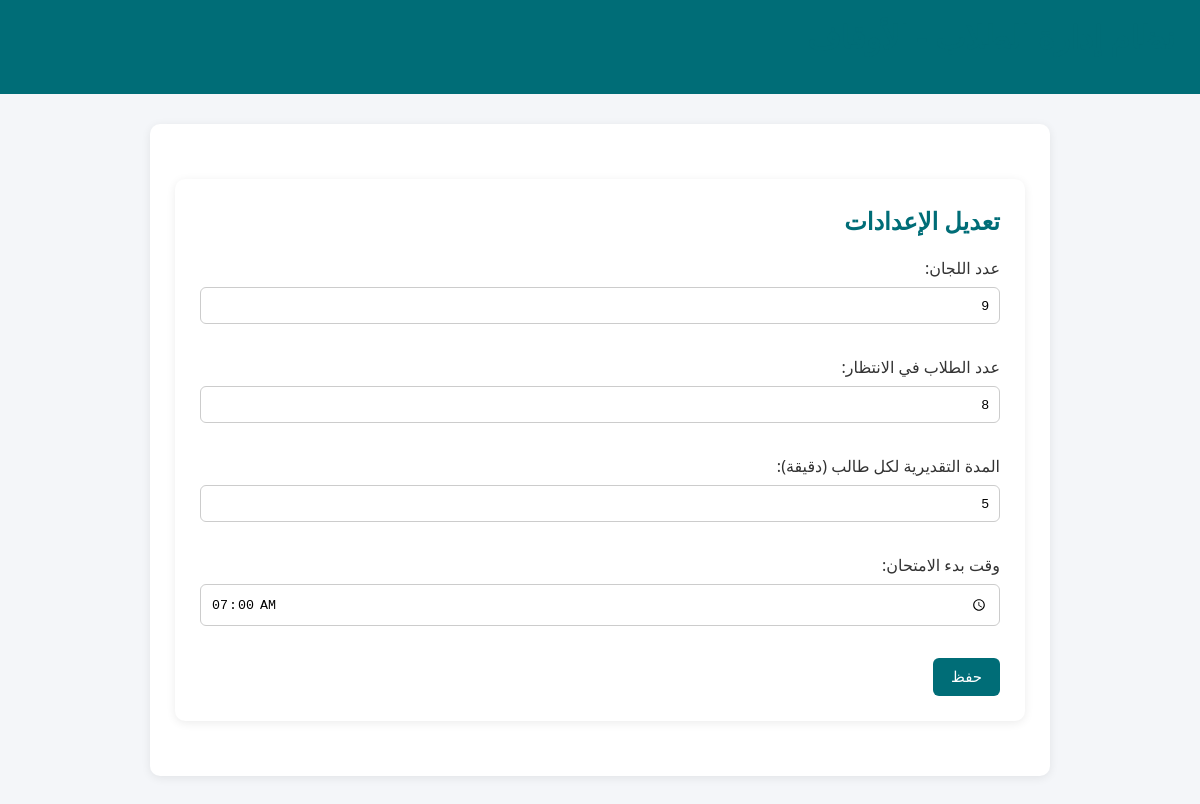
Before: /screen/screen/settings/ (signed in) with the older database file.
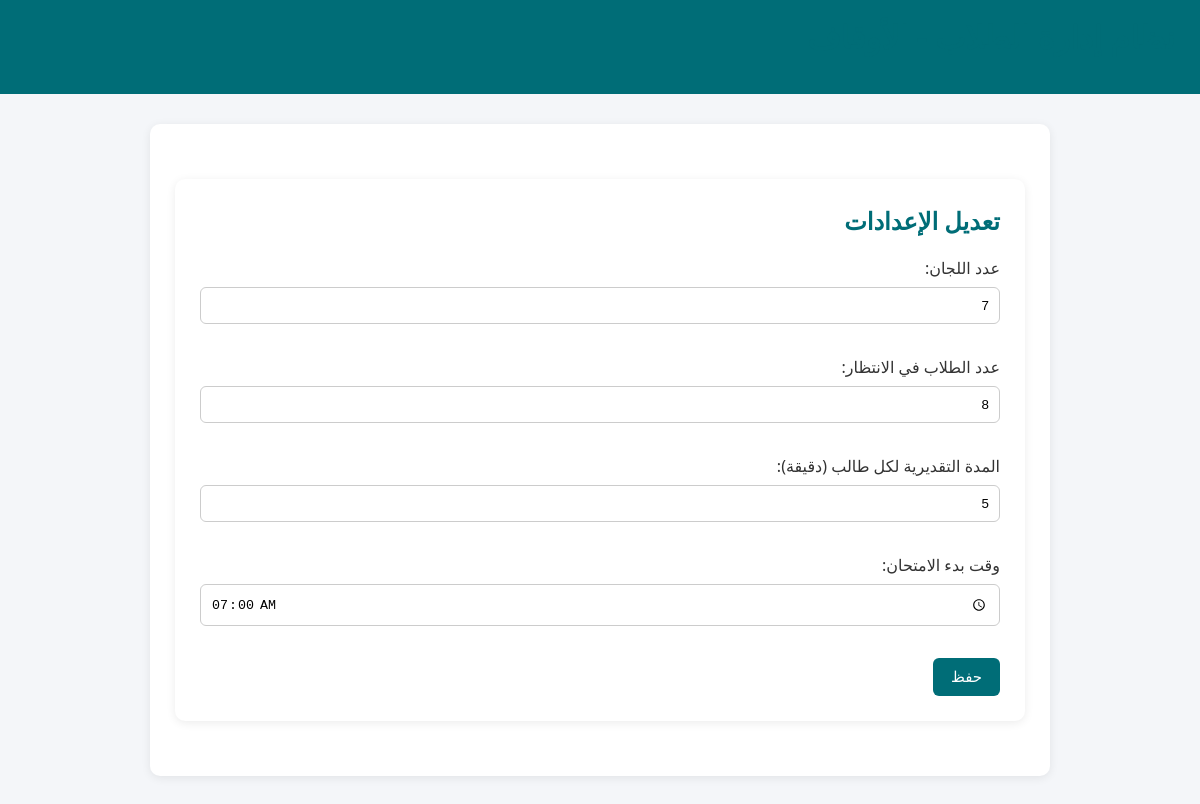
After: the same page with the newer database file.
### screen/models.py (models this page shows, shortened)
class ScreenSettings(models.Model):
    room_count = models.IntegerField(default=5)
    waiting_count = models.IntegerField(default=5)
    estimate_time_per_student = models.IntegerField(default=5)  # <--- ADD THIS
    exam_start_time = models.TimeField(default="07:00")  # default 7 AM
    @staticmethod
    def get_settings():
        settings = ScreenSettings.objects.last()
        if not settings:
            settings = ScreenSettings.objects.create(room_count=5, waiting_count=5)
        return settings

### screen/views.py (the view)
# urls.py: path('screen/settings/', views.edit_settings, name='edit_settings'),
@login_required
@staff_member_required
def edit_settings(request):
    old_settings = ScreenSettings.get_settings()
    old_room_count = old_settings.room_count if old_settings else 0
    if request.method == 'POST':
        form = ScreenSettingsForm(request.POST, instance=old_settings)
        if form.is_valid():
            new_settings = form.save(commit=False)
            new_room_count = new_settings.room_count
            if new_room_count != old_room_count:
                students = list(Student.objects.all().exclude(status="finished"))
                room_positions = {room: 0 for room in range(1, new_room_count + 1)}
                for student in students:
                    rooms = list(room_positions.keys())
                    random.shuffle(rooms)
                    min_room = min(rooms, key=lambda r: room_positions[r])
                    room_positions[min_room] += 1
                    student.room = min_room
                    student.position = room_positions[min_room]
                    student.save()
            new_settings.save()
            apply_automatic_status()
            return redirect('/screen/add-student')
    else:
        form = ScreenSettingsForm(instance=old_settings)
    return render(request, 'screen/edit_settings.html', {'form': form})

### screen/forms.py
class ScreenSettingsForm(forms.ModelForm):
    exam_start_time = forms.TimeField(
        label="وقت بدء الامتحان",
        widget=forms.TimeInput(format='%H:%M', attrs={'type': 'time'}),
        required=True
    )
    class Meta:
        model = ScreenSettings
        fields = ['room_count', 'waiting_count', 'estimate_time_per_student', 'exam_start_time']
        labels = {
            'room_count': 'عدد اللجان',
            'waiting_count': 'عدد الطلاب في الانتظار',
            'estimate_time_per_student': 'المدة التقديرية لكل طالب (دقيقة)',
            'exam_start_time': 'وقت بدء الامتحان',
        }

### screen/templates/screen/edit_settings.html (shortened to what this page needs)
{% extends "base.html" %}
{% block content %}
<div class="container">
    <h2>تعديل الإعدادات</h2>
    <form method="post">
        {{ form.as_p }}
        <button type="submit">حفظ</button>
    </form>
</div>
{% endblock %}

Changed rows visible on the page:
changed ScreenSettings: room_count "9" → "7"
